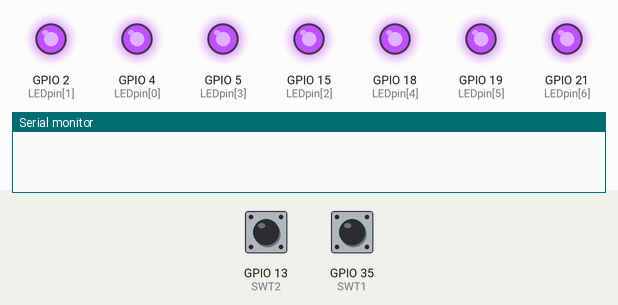
Simulated run of this sketch. Board: ESP32. Shown: output pins drawn as LEDs (lit = HIGH), the last lines printed to the serial monitor. The test bench sets the inputs (shaded band); at power-on: GPIO 35 (SWT1) HIGH, GPIO 13 (SWT2) HIGH. Random numbers use the default seed unless the sketch sets one.

Above: at 1.2 s.
1.3 s: GPIO 35 (SWT1) pulled LOW for 1 s
At 3.0 s:
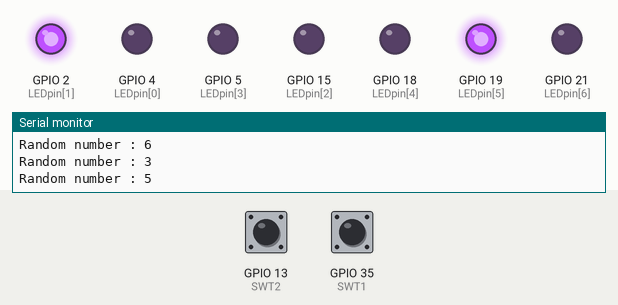
3.8 s: GPIO 13 (SWT2) pulled LOW for 0.2 s
At 5.3 s:
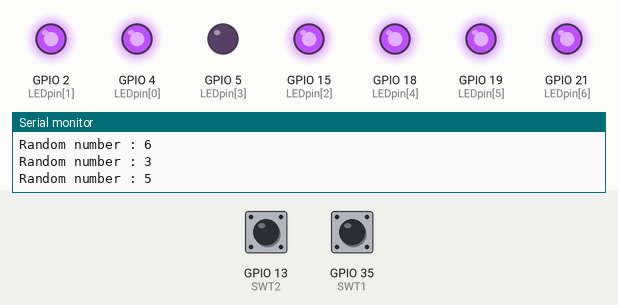
5.6 s: GPIO 35 (SWT1) pulled LOW for 3.2 s
At 9.7 s:
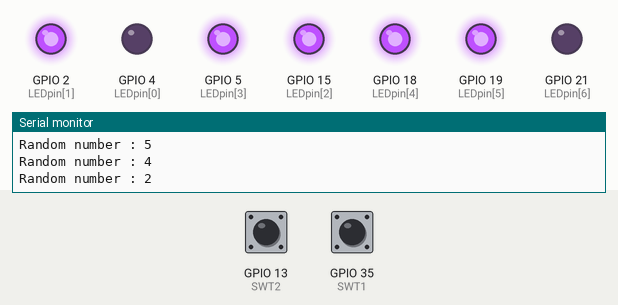
10.3 s: GPIO 35 (SWT1) pulled LOW for 0.2 s
At 11.1 s:
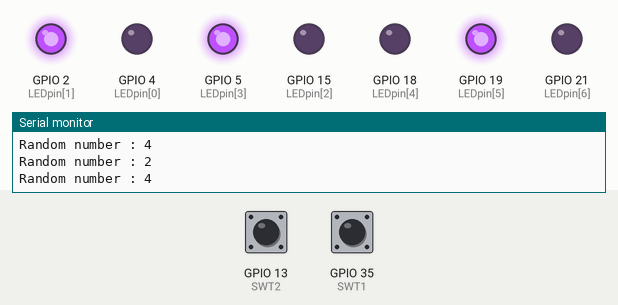
12.1 s: GPIO 13 (SWT2) pulled LOW for 1 s
At 13.7 s:
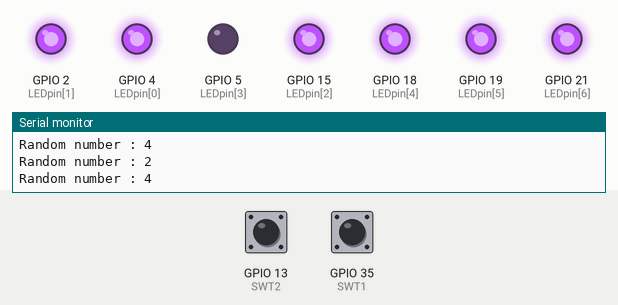
Timing chart, 0 to 15.2 s (numbered marks = the images above; inputs shaded):
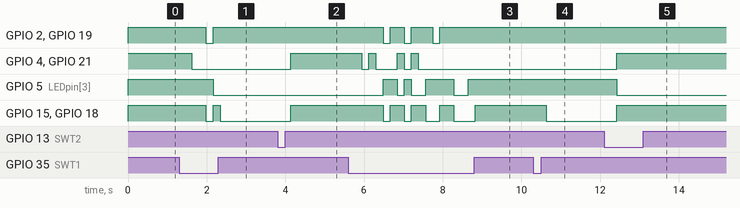

The sketch:

sketch.ino
```cpp
#define SWT1 35 // random number switch (1-6)
#define SWT2 13 // clear switch (1)

int LEDpin[] = {4, 2, 15, 5, 18, 19, 21}; // LED

int swt1;
int swt2;
long ran;

void setup() {

  Serial.begin(115200);

  pinMode(SWT1, INPUT);
  pinMode(SWT2, INPUT);

  // set LEDpin -> output
  for(int i=0; i<7; i++){
    pinMode(LEDpin[i], OUTPUT);
  }

  // set LEDpin -> dark
   for(int i=0; i<7; i++){
    digitalWrite(LEDpin[i], HIGH);
  }

}

void loop() {

  swt1 = digitalRead(SWT1);
  swt2 = digitalRead(SWT2);
  delay(180);

  if(swt1 != 1){
    ran = random(1, 7);
    Serial.println("Random number : " + String(ran));

    if(ran == 1){
      for(int i=0; i<7; i++){
        if(i != 3)
          digitalWrite(LEDpin[i], HIGH);
        else
          digitalWrite(LEDpin[i], LOW);
      }
    }

    else if(ran == 2){
      for(int i=0; i<7; i++){
        if(i != 0 && i != 6)
          digitalWrite(LEDpin[i], HIGH);
        else
          digitalWrite(LEDpin[i], LOW);
      }
    }

    else if(ran == 3){
      for(int i=0; i<7; i++){
        if(i != 0 && i != 3 && i != 6)
          digitalWrite(LEDpin[i], HIGH);
        else
          digitalWrite(LEDpin[i], LOW);
      }
    }

    else if(ran == 4){
      for(int i=0; i<7; i++){
        if(i != 1 && i != 3 && i != 5)
          digitalWrite(LEDpin[i], LOW);
        else
          digitalWrite(LEDpin[i], HIGH);
      }
    }

    else if(ran == 5){
      for(int i=0; i<7; i++){
        if(i != 1 && i != 5)
          digitalWrite(LEDpin[i], LOW);
        else
          digitalWrite(LEDpin[i], HIGH);
      }
    }

    else if(ran == 6){
      for(int i=0; i<7; i++){
        if(i != 3)
          digitalWrite(LEDpin[i], LOW);
        else
          digitalWrite(LEDpin[i], HIGH);
      }
    }

  }

 else if(swt2 != 1){
  for(int i=0; i<7; i++){
    if(i != 3)
      digitalWrite(LEDpin[i], HIGH);
    else
      digitalWrite(LEDpin[i], LOW);
  }
 }

}
```

Measured:
- after the input at 1.3 s, GPIO 2 (LEDpin[1]), GPIO 19 (LEDpin[5]): HIGH → LOW after 0.68 s, → HIGH 0.18 s later; GPIO 4 (LEDpin[0]), GPIO 21 (LEDpin[6]): HIGH → LOW after 0.32 s; GPIO 5 (LEDpin[3]): HIGH → LOW after 0.86 s; GPIO 15 (LEDpin[2]), GPIO 18 (LEDpin[4]): HIGH → LOW after 0.68 s, → HIGH 0.18 s later, → LOW 0.18 s later
- after the input at 3.8 s, GPIO 4 (LEDpin[0]), GPIO 15 (LEDpin[2]), GPIO 18 (LEDpin[4]), GPIO 21 (LEDpin[6]): LOW → HIGH after 0.34 s
- after the input at 5.6 s, GPIO 2 (LEDpin[1]): goes LOW 0.18 s, HIGH 0.36 s, LOW 0.18 s, HIGH 0.54 s, LOW 0.18 s, then HIGH, starting after 0.88 s; GPIO 4 (LEDpin[0]): goes LOW 0.18 s, HIGH 0.18 s, LOW 0.54 s, HIGH 0.18 s, LOW 0.18 s, HIGH 0.18 s, then LOW, starting after 0.34 s
- after the input at 10.3 s, GPIO 15 (LEDpin[2]), GPIO 18 (LEDpin[4]): HIGH → LOW after 0.33 s
- after the input at 12.1 s, GPIO 4 (LEDpin[0]), GPIO 15 (LEDpin[2]), GPIO 18 (LEDpin[4]), GPIO 21 (LEDpin[6]): LOW → HIGH after 0.33 s; GPIO 5 (LEDpin[3]): HIGH → LOW after 0.33 s
